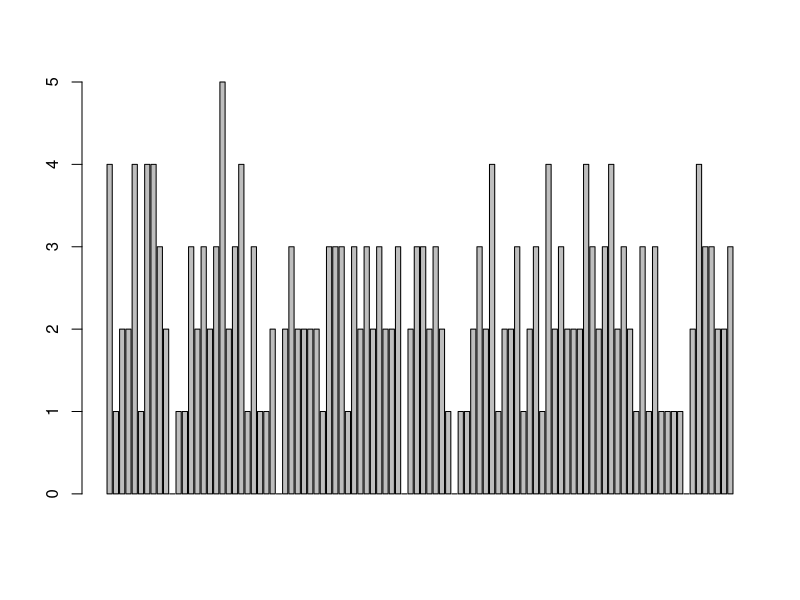
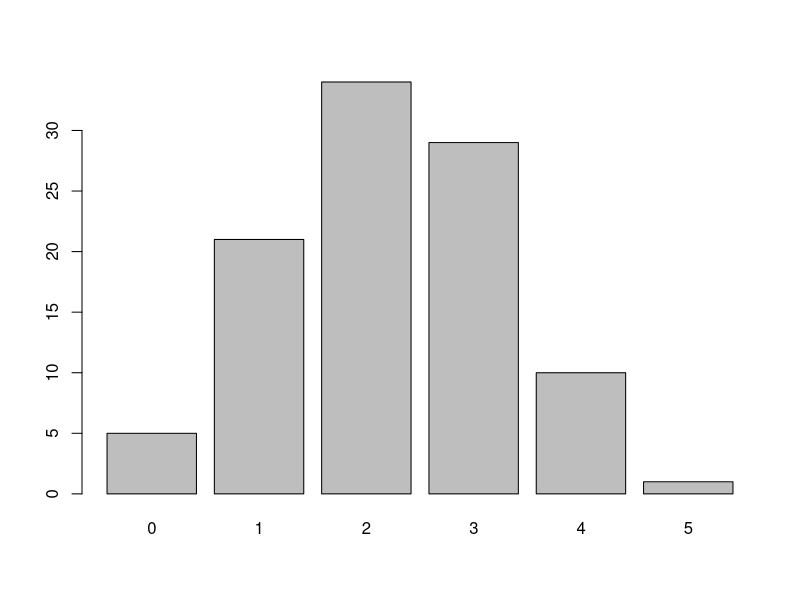
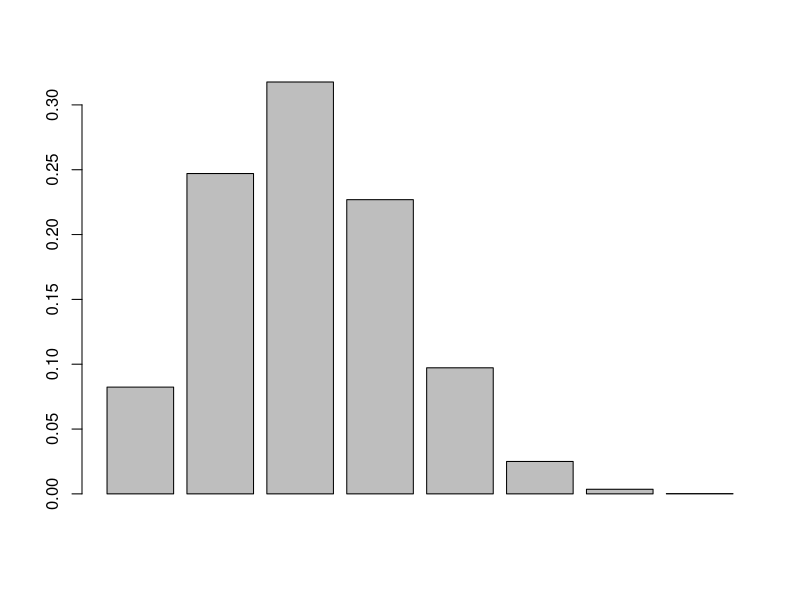
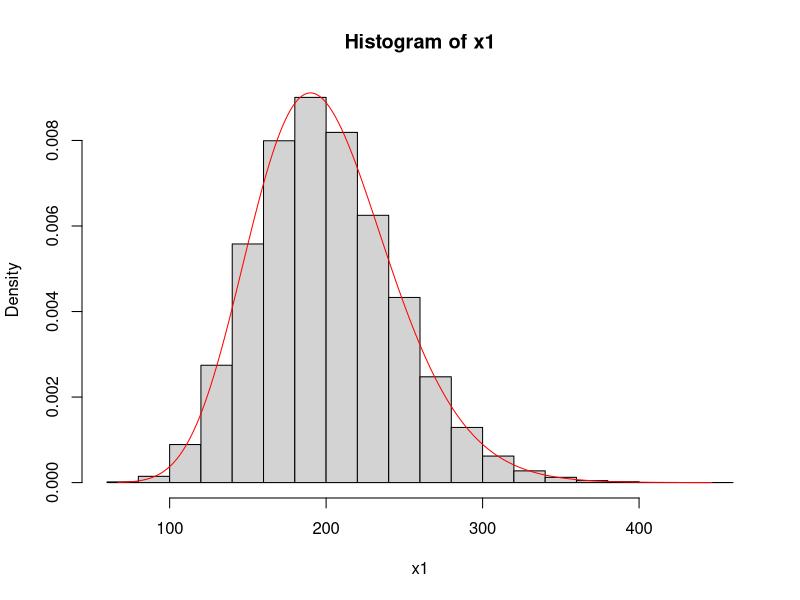
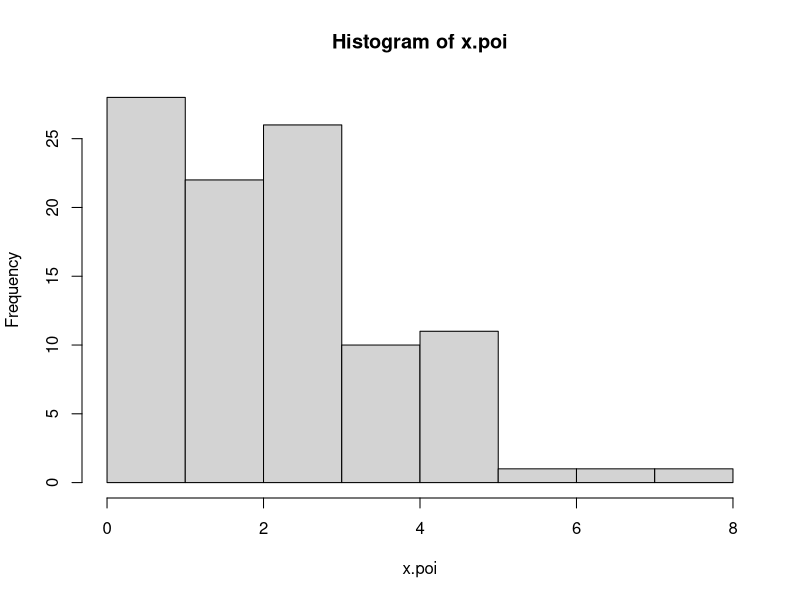
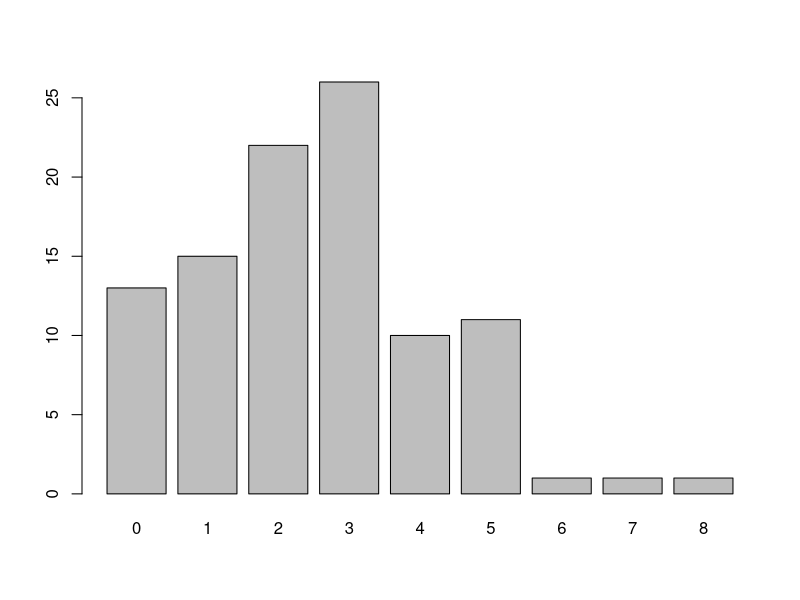
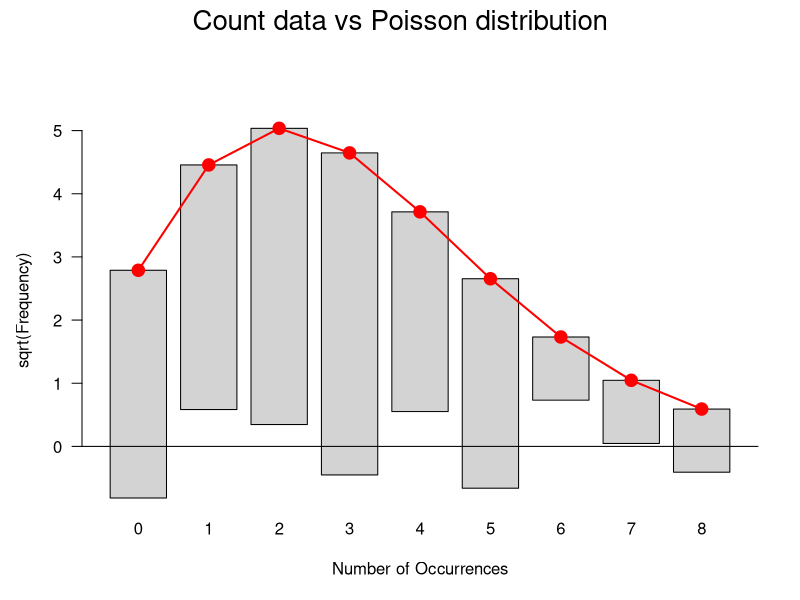

Recreate these plots in R, in order.
#Генерация случайных величин
set.seed(100)
#для воспроизводимости результатов
#генерация выборки из равномерного распределения
x <- runif(100, 0, 1)
#генерация выборки из нормального распределения с параметрами 1, 4
y <- rnorm(100, 1, 4)
#генерация выборки из экспоненциального закона распределения с параметром 2
z <- rexp(100, 2)

set.seed(proc.time())

v <- rbinom(100, 7, .3)
v
#столбиковая диаграмма
barplot(v)
table(v)
barplot(table(v))

barplot(dbinom(0:7, 7, .3))

#проверка теоретического факта, что сумма случайных величин 
#из экспоненциального распределения, есть случайная величина из гамма-рпспределения

reps <- 50000
nexps <- 20
rate <- 0.1
set.seed(0)
system.time(
  x1 <- replicate(reps, sum(rexp(n=nexps, rate=rate)))
)

head(x1)
hist(x1, freq = F)

x <- seq(from = min(x1), to = max(x1), 
         length.out = 1000)
lines(x,dgamma(x, shape = nexps, 
               scale=1/rate), col = "red")

set.seed(0)
system.time(x1 <- sapply(1:reps, function(i){sum(rexp(n=nexps, rate=rate))}))

set.seed(0)
system.time(x1 <- lapply(1:reps, function(i){sum(rexp(n=nexps, rate=rate))}))

set.seed(0)
system.time(x1 <- apply(matrix(rexp(n=nexps*reps, rate=rate), nrow=nexps),2,sum))

set.seed(0)
system.time(x1 <- colSums(matrix(rexp(n=nexps*reps, rate=rate), nrow=nexps)))

sample(x = 1:10, size = 5, replace=T)
sample(x = 1:10, size = 5, replace=T, prob = 1:10/sum(1:10))
#Так можно генерировать дискретные случайные величины или цепь Оаркова

#Генерация выборки из многомерного нормального закона распределения
#способ 1
library(MASS)
Sigma <- matrix(c(10,3,3,2),2,2)
Sigma
v <- mvrnorm(n=100, c(2,0), Sigma)
v
class(v)
var(v)
mean(v)
apply(v, 2, mean)

#способ 2
#install.packages("mnormt")
library(mnormt)

v2 <- rmnorm(n=100, c(2,0), Sigma)
v2
class(v2)
var(v2)
apply(v2, 2, mean)

z <- rexp(100, 2)
e1 <- 1/mean(z)
e1

#Тест Колмогорова-Смирнова на принадлежность выборки непрерывному закону распределения
ks.test(z,"pexp", e1)
ks.test(z,"pexp", 2)
ks.test(z,"pexp", 3)
ks.test(z,"pnorm", 0, 1)

ks.test(z, y)
y <- z - 0.5
ks.test(z, y)

#Тест на нормальность Шапиро-Уилка (обём выборки до 5000)
v[,1] <- v[,1] - mean(v[,1])
shapiro.test(v[,2])
shapiro.test(v2[,2])

x.poi<-rpois(n = 100,lambda=2.5)
head(x.poi)
hist(x.poi)
barplot(table(x.poi))
install.packages("vcd")
library(vcd)## loading vcd package
gf <- goodfit(x.poi, type= "poisson", method = "MinChisq")
gf
summary(gf)
plot(gf, main="Count data vs Poisson distribution")

gf1 <- goodfit(x.poi, type = "poisson", par = list(lambda = 2.5))
gf1
summary(gf1)

gf2 <- goodfit(x.poi, type= "poisson", method = "ML") 
gf2
summary(gf2)


x.gam <- rgamma(n = 200, rate = 0.5, shape = 3.5)
head(x.gam)
x.gam.cut <- cut(x.gam, breaks = c(0,3,6,9,12,18))
table(x.gam.cut)

f.os<-vector()
for(i in 1:5) f.os[i]<- table(x.gam.cut)[[i]] 

p<-c((pgamma(3,shape=3.5,rate=0.5)-pgamma(0,shape=3.5,rate=0.5)),
     (pgamma(6,shape=3.5,rate=0.5)-pgamma(3,shape=3.5,rate=0.5)),
     (pgamma(9,shape=3.5,rate=0.5)-pgamma(6,shape=3.5,rate=0.5)),
     (pgamma(12,shape=3.5,rate=0.5)-pgamma(9,shape=3.5,rate=0.5)),
     (1-pgamma(12,shape=3.5,rate=0.5)))

p

#хи-квадрат тест
chisq.test(x=f.os,p=p)

breaks <- seq(from = 0, to = max(x.gam), length.out = 7)
breaks
x.gam.cut <- cut(x.gam, breaks = breaks)
f.os <- table(x.gam.cut)

prob <- sapply(breaks, pgamma, shape = 3.5, rate = 0.5)
prob[length(prob)] <- 1
prob

p <- prob[2:length(prob)] - prob[1:(length(prob)-1)]
p

chisq.test(x = f.os, p = p)

